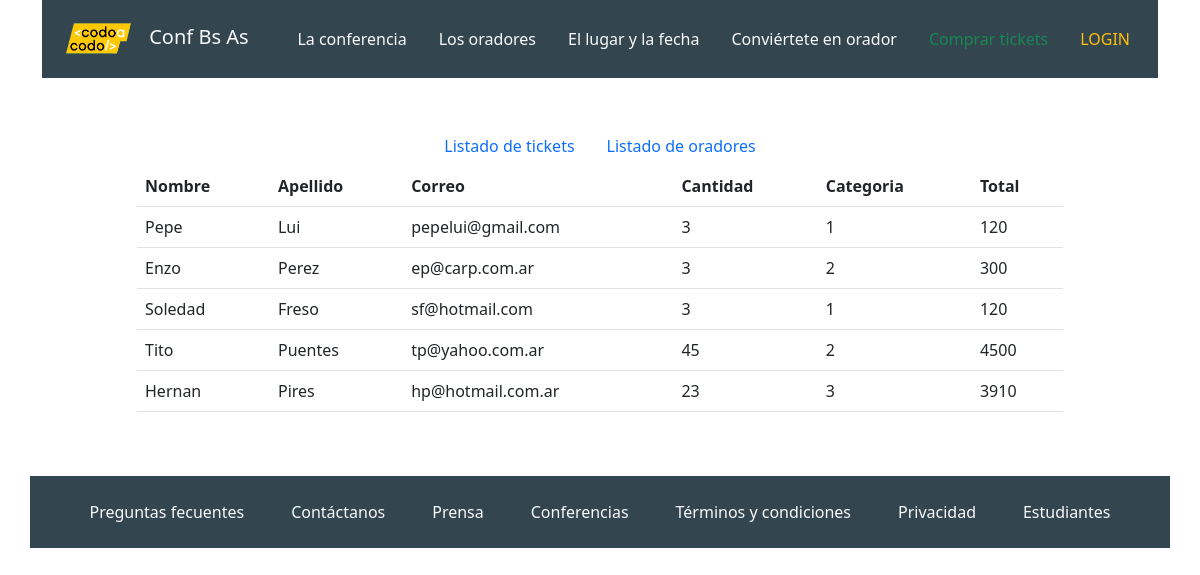
The app's page /tickets_Select.php with its own data.
### tables this page shows
CREATE TABLE `registro_usuarios` (
  `id` int(100) NOT NULL,
  `names` varchar(200) NOT NULL,
  `lastname` varchar(200) NOT NULL,
  `email` varchar(200) NOT NULL,
  `quantity` int(100) NOT NULL,
  `category` varchar(10) NOT NULL,
  `total` float NOT NULL
);

### tickets_Select.php (the view)
<?php include ("include/header.php"); ?>
<?php
$conexion = mysqli_connect("localhost","root","1234","tp_final_cac2023");
$query = "SELECT * from registro_usuarios";
$result = mysqli_query($conexion,$query);
?>
<div class="container">
    <div class="row mt-5">
        <div class="col-2"></div>
        <div class="col-8">
            <ul class="nav justify-content-center">
                <li class="nav-item">
                    <a class="nav-link active" aria-current="page" href="tickets_Select.php">Listado de tickets</a>
                </li>
                <li class="nav-item">
                    <a class="nav-link" href="oradores_Select.php">Listado de oradores</a>
                </li>
            </ul>
        </div>
        <div class="col-2"></div>
    </div>
</div>
<div class="container">
    <div class="row">
        <div class="col-1"></div>
        <div class="col-10">
        <table class="table table-hover">
            <thead>
                <tr>
                    <th scope="col">Nombre</th>
                    <th scope="col">Apellido</th>
                    <th scope="col">Correo</th>
                    <th scope="col">Cantidad</th>
                    <th scope="col">Categoria</th>
                    <th scope="col">Total</th>
                </tr>
            </thead>
            <tbody>
            <?php
                    while($rows= mysqli_fetch_assoc($result))
                    {
                ?>
                <tr>
                    <td><?php echo $rows['names'];?></td>
                    <td><?php echo $rows['lastname'];?></td>
                    <td><?php echo $rows['email'];?></td>
                    <td><?php echo $rows['quantity'];?></td>
                    <td><?php echo $rows['category'];?></td>
                    <td><?php echo $rows['total'];?></td>
                </tr>
                <?php
                    }
                ?>
            </tbody>
        </table>
        </div>
        <div class="col-1"></div>
    </div>
</div>
<?php include ("include/footer.php"); ?>

### records on screen
registro_usuarios: names "Pepe", lastname "Lui", email "pepelui@gmail.com", quantity "3", category "1", total "120"
registro_usuarios: names "Enzo", lastname "Perez", email "ep@carp.com.ar", quantity "3", category "2", total "300"
registro_usuarios: names "Soledad", lastname "Freso", email "sf@hotmail.com", quantity "3", category "1", total "120"
registro_usuarios: names "Tito", lastname "Puentes", email "tp@yahoo.com.ar", quantity "45", category "2", total "4500"
registro_usuarios: names "Hernan", lastname "Pires", email "hp@hotmail.com.ar", quantity "23", category "3", total "3910"
